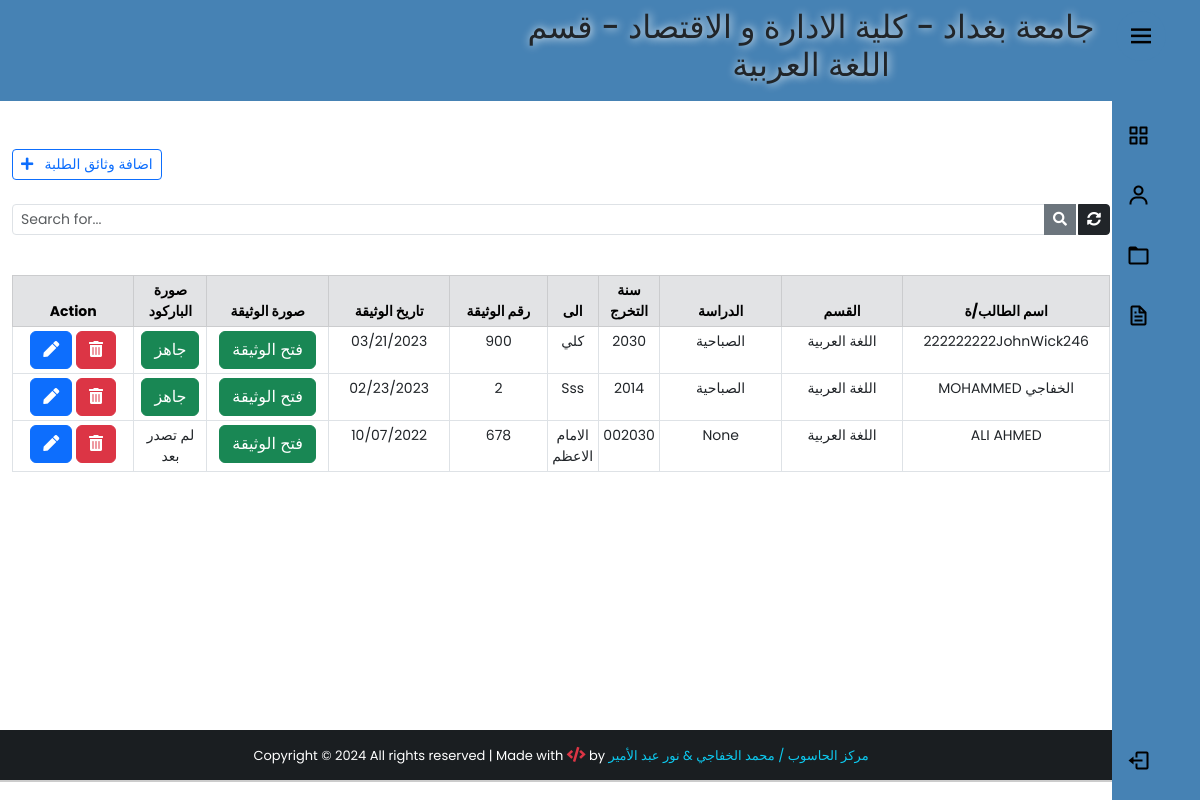
The app's page /backend/ (signed in) with its own data.
### app/models.py (models this page shows, shortened)
class UserProfile(models.Model):
    user = models.OneToOneField(User,on_delete=models.PROTECT,verbose_name="اسم المستخدم")
    Dname = models.ForeignKey(Department,on_delete=models.PROTECT,verbose_name="القسم")
    Cname = models.ForeignKey(City,on_delete=models.PROTECT,verbose_name="المحافظة")
    class Meta:
        verbose_name_plural = "بروفايل المستخدمين"

class Department(models.Model):
    Dname = models.CharField(max_length=100,verbose_name="القسم")
    def __str__(self):
        return self.Dname
    class Meta:
        verbose_name_plural = "الاقسام العلمية"

class StudentDocument(models.Model):
    study_list = (
        ("الصباحية", "الصباحية"),
        ("المسائية", "المسائية"),
    )
    user = models.CharField(max_length=100,verbose_name="اسم المستخدم")
    name = models.CharField(max_length=100,verbose_name="اسم الطالب/ة" )
    Dname = models.CharField(max_length=100,verbose_name="القسم")
    study = models.CharField(max_length=20,verbose_name="الدراسة", choices=study_list,null=True,blank=True)
    Cname = models.CharField(max_length=100,verbose_name="المحافظة")
    graduate_year = models.CharField(max_length=100,verbose_name="سنة التخرج")
    to = models.CharField(max_length=250 , verbose_name="الجهة المصدر اليها")
    Dnumber = models.CharField(max_length=20,verbose_name="رقم الوثيقة")
    Ddate = models.DateField(verbose_name="تاريخ الوثيقة",blank=True,null=True)
    note = models.TextField(blank=True,null=True)
    img_doc = models.FileField(upload_to='stdDoc/%y/',null=True,blank=True,verbose_name="صورة الوثيقة")
    img_qr = models.FileField(upload_to='stdDoc/%y/',null=True,blank=True,verbose_name="صورة الباركود")
    check_post = models.BooleanField(null=True,default=False)
    created_at = models.DateTimeField(auto_now_add=True)
    class Meta:
        verbose_name_plural = "جدول وثائق الطلبة"

### app/views.py (the view)
# urls.py: path('backend/', views.backend,name='backend'),
@cache_control(no_cache=True , must_revalidate=True,no_store=True)
@login_required(login_url='login')
def backend(request):
    if 'q' in request.GET:
        q = request.GET['q']
        user = request.user.userprofile
        all_student_list = StudentDocument.objects.filter(
            Q(name__icontains=q) | Q(graduate_year=q) | Q(
                to=q) | Q(Dnumber=q)
        ).order_by('-created_at')
        all_student_list=all_student_list.filter(Dname=user.Dname,Cname=user.Cname,user=user.user)
    else:
        user = request.user.userprofile
        all_student_list = StudentDocument.objects.all().filter(user=user.user,Dname=user.Dname,Cname=user.Cname).order_by('-created_at')
    paginator = Paginator(all_student_list, 10)
    page = request.GET.get('page')
    all_students = paginator.get_page(page)
    context = {
        'studentDoc': all_students,
        'user': user,
    }
    return render(request, 'backend.html', context)

### app/models.py (called while the page is built)
    def __str__(self):
        return self.Cname

### app/templates/backend.html (shortened to what this page needs)
{% extends 'base2.html' %}
{% block content %}
<div class="container" style="padding-top:0px;">
     <br><br>
     <div class="d-flex justify-content-between">
          <a href="{% url 'add_studentDoc' %}" class="btn btn-outline-primary btn-sm"> <i class="fas fa-plus"></i>&nbsp;&nbsp; اضافة وثائق الطلبة</a>
     </div>
     <form action="">
          <div class="input-group input-group-sm mb-3 mt-4">
               <input type="text" name="q" class="form-control" placeholder="Search for..." value="{{ request.GET.q }}">
               <button class="btn btn-secondary"><i class="fas fa-search"></i></button>
               <a href="{% url 'backend' %}" class="btn btn-dark" style="margin-left:2px;"><i class="fas fa-sync-alt"></i></a>
          </div>
     </form>
     <center>
          <table class="table table-bordered table-sm mt-4" style="text-align: center; font-size: 14px;">
               <thead class="table-secondary">
                  <div class="row">
                    <tr>
                         <th class="col-lg-2 col-sm-1" style="width:10%;" colspan="1">Action</th>
                          <th class="col-lg-2 col-sm-1" style="width:5%;">صورة الباركود</th>
                           <th class="col-lg-2 col-sm-1" style="width:10%;">صورة الوثيقة </th>
                         <th class="col-lg-2 col-sm-1" style="width:10%;">تاريخ الوثيقة</th>
                         <th class="col-lg-2 col-sm-1" style="width:8%;">رقم الوثيقة</th>
                         <th class="col-lg-2 col-sm-1" style="width:1%;">الى</th>
                         <th class="col-lg-2 col-sm-1" style="width:1%;">سنة التخرج</th>
                         <th class="col-lg-2 col-sm-1" style="width:10%;">الدراسة</th>
                         <th class="col-lg-2 col-sm-1" style="width:10%;">القسم</th>
                         <th class="col-lg-2 col-sm-1" style="width:17%;">اسم الطالب/ة</th>
                    </tr>
                    </div>
                    </thead>
               {% for std in studentDoc %}
                <tr>
                    <td id="responsive-border" >
                              <a href="/studentDoc/{{std.id}}" class="btn btn-primary " title="Edit patient">
                                   <i class="fas fa-pen"></i>
                              </a>
                         <a class="btn btn-secondary btn-danger"  title="Remove state" data-bs-toggle="modal" data-bs-target="#deleteModal{{std.pk}}">
                              <i class="fas fa-trash-alt"></i>
                    </a>
                   </td>
                         {% if std.img_qr %}
                      <td id="responsive-border">
                         <a href="{{std.img_qr.url}}" class="btn btn-success"  target="_blank" title="show img">
                              جاهز
                         </a>
                      </td>
                         {% else %}
                    <td id="responsive-border" data-label="تاريخ الوثيقة" >لم تصدر بعد</td>
                         {% endif %}
                     {% if std.img_doc %}
                   <td id="responsive-border">
                         <a href="{{std.img_doc.url}}" class="btn btn-success"  target="_blank" title="show img">
                              فتح الوثيقة
                         </a>
                      </td>
                           {% else %}
                    <td id="responsive-border" data-label="صورة الوثيقة" >لم  يتم الرفع</td>
                         {% endif %}
                    <td id="responsive-border" data-label="تاريخ الوثيقة" >{{std.Ddate | date:'m/d/Y' }}</td>
                    <td id="responsive-border"data-label="رقم الوثيقة">{{std.Dnumber}}  </td>
                    <td id="responsive-border"data-label=" الى">{{std.to}}</td>
                    <td id="responsive-border"data-label=" سنة التخرج ">{{std.graduate_year}}</td>
                     <td id="responsive-border"data-label="الدراسة ">{{std.study}}</td>
                    <td id="responsive-border" data-label="القسم">{{std.Dname}}</td>
                    <td style="text-align:cnter;" data-label="اسم الطالب/ة"id="top-table">{{std.name}}</td>
               </tr>
               {% endfor %}
                </table>
     </center>
    <br> <br>
     </div>
{% endblock content %}

### app/templates/base2.html (shortened to what this page needs)
{% load static %}
<!DOCTYPE html>
<html lang="en">
  <head>
    <link
      rel="stylesheet"
      href="https://cdn.jsdelivr.net/npm/bootstrap@5.3.0-alpha1/dist/css/bootstrap.min.css"
    />
    <link
      rel="stylesheet"
      href="https://use.fontawesome.com/releases/v5.15.4/css/all.css"
    />
    <link rel="stylesheet" href="{% static 'css/bootstrap.css' %}" />
    <link rel="stylesheet" href="{% static 'css/style.css' %}" />
  </head>
  <body style="overflow: scroll">
    {% include 'sidebar-dark.html' %}
    <div class="wrapper">
      <header id="hpage">
        <nav
          class="navbar navbar-expand-id navbar-dark"
          style="background-color: steelblue; text-align: center"
        >
          <h2 class="text-dark text-outline-primary font-effect-fire" style="
          margin-left:500px; text-shadow: #fff 1px 0 10px; font-family: "Sofia",
          sans-serif; font-size: 20px;"> جامعة بغداد - كلية الادارة و الاقتصاد -
          قسم {{user.Dname}}
        </nav>
      </header>
      {% block content %} {% endblock content %}
    </div>
    {% include 'footer.html' %}
  </body>
</html>

### std_collage/static/css/style.css (style rules this page uses)
html , body { margin: 0; max-width: 100%; }
.wrapper { min-height:100%; margin-bottom: -70px; }

### std_collage/static/css/sidebar-dark.css (style rules this page uses)
* { margin: 0; padding: 0; box-sizing: border-box; font-family: 'Poppins', sans-serif; }
:root { --body-color: white; --sidebar-color: steelblue; --primary-color: white; --primary-color-light: #F6F5FF; --toggle-color: black; --text-color: black; --tran-03: all 0.2s ease; --tran-03: all 0.3s ease; --tran-04: all 0.3s ease; --tran-05: all 0.3s ease; }
body { min-height: 100vh; background-color: var(--body-color); transition: var(--tran-05); }

### records on screen
UserProfile: Dname "اللغة العربية"
StudentDocument: Ddate "03/21/2023", Dnumber "900", to "كلي", graduate_year "2030", study "الصباحية", Dname "اللغة العربية", name "222222222JohnWick246"
StudentDocument: Ddate "02/23/2023", Dnumber "2", to "Sss", graduate_year "2014", study "الصباحية", Dname "اللغة العربية", name "MOHAMMED الخفاجي"
StudentDocument: img_qr "لم تصدر بعد", Ddate "10/07/2022", Dnumber "678", to "الامام الاعظم", graduate_year "002030", study "None", Dname "اللغة العربية", name "ALI AHMED"
